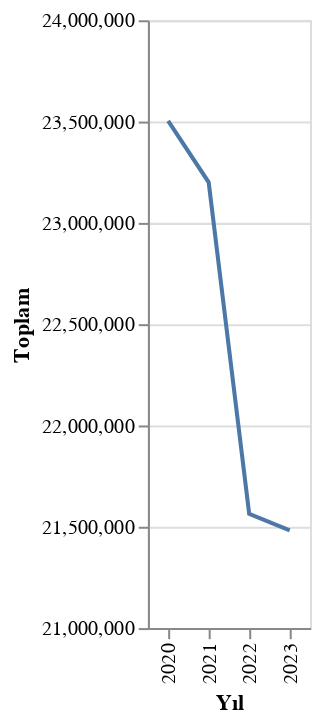

Notebook code cell kept with this figure:
### Code cell
chart2 = alt.Chart(sut_uretim).mark_line().encode(
    x='Yıl:O',
    # y='Toplam',
    y=alt.Y('Toplam:Q', scale=alt.Scale(domain=[21000000, 24000000])),
    tooltip=['Toplam']
)
chart2

### Figure 1 — Vega-Lite specification as saved in the notebook (floating-point values rounded to 4 significant figures)
{"config": {"view": {"continuousWidth": 400, "continuousHeight": 300}}, "data": {"name": "data-0dfab544dd70135272a709f2a5599aa3"}, "mark": "line", "encoding": {"tooltip": [{"field": "Toplam", "type": "quantitative"}], "x": {"field": "Yıl", "type": "ordinal"}, "y": {"field": "Toplam", "scale": {"domain": [21000000, 24000000]}, "type": "quantitative"}}, "$schema": "https://vega.github.io/schema/vega-lite/v4.17.0.json", "datasets": {"data-0dfab544dd70135272a709f2a5599aa3": [{"Yıl": 2020, "Toplam": 23503790, "İnek": 21749342, "Manda": 63767, "Koyun": 1101065, "Keçi": 589617}, {"Yıl": 2021, "Toplam": 23200306, "İnek": 21370116, "Manda": 63643, "Koyun": 1143762, "Keçi": 622785}, {"Yıl": 2022, "Toplam": 21563492, "İnek": 19912135, "Manda": 43589, "Koyun": 1067342, "Keçi": 540426}, {"Yıl": 2023, "Toplam": 21481567, "İnek": 19961908, "Manda": 43025, "Koyun": 933576, "Keçi": 543058}]}}
